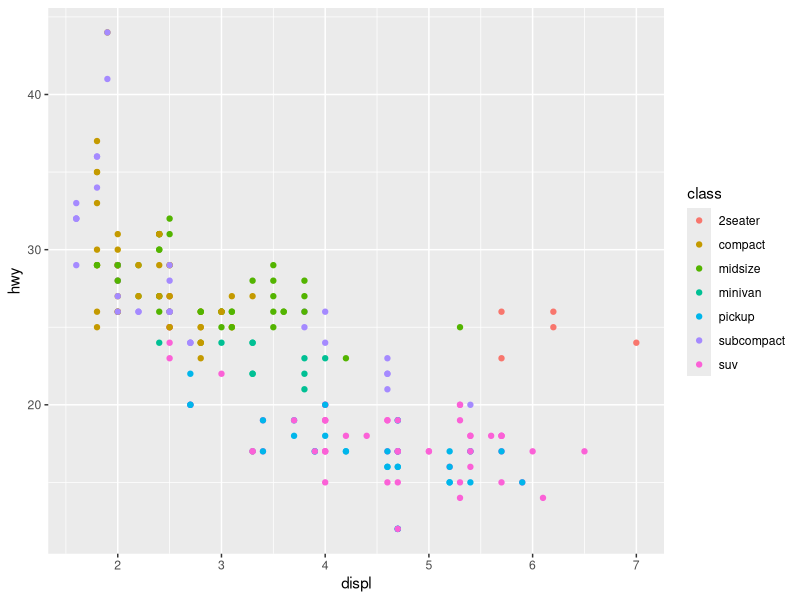
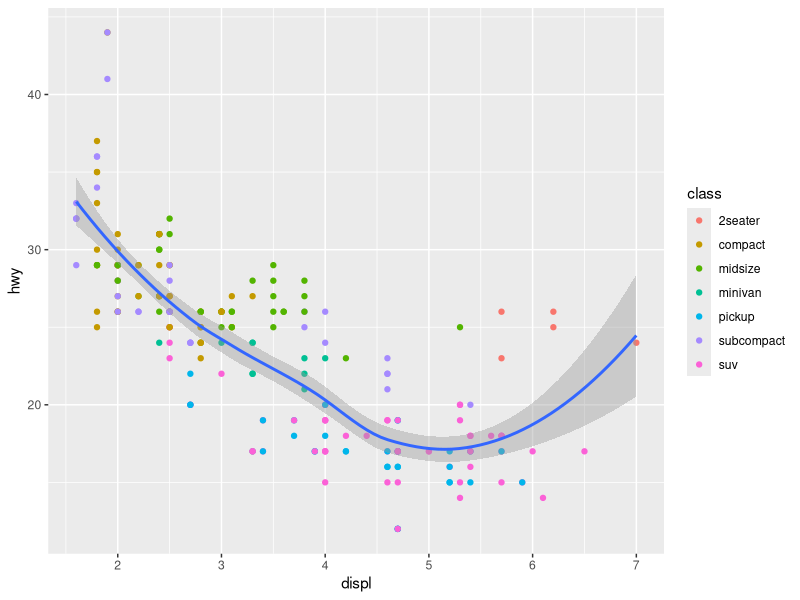
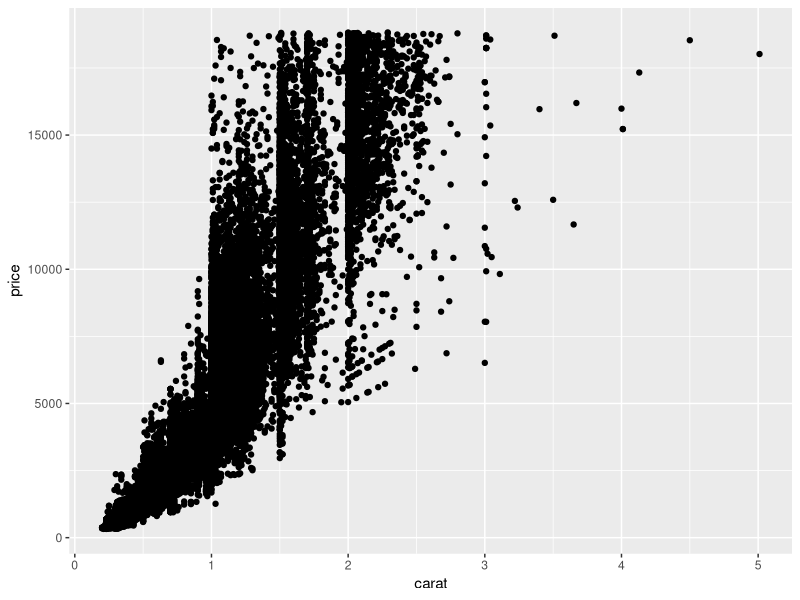
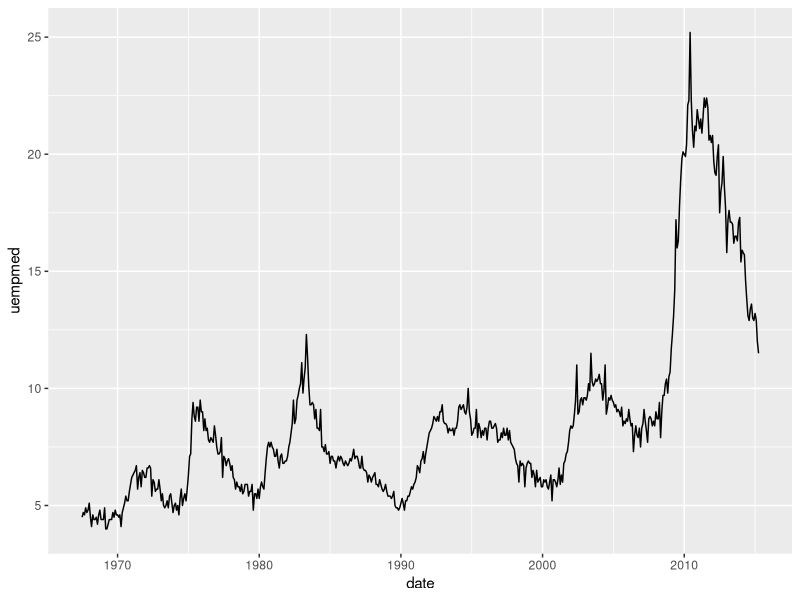
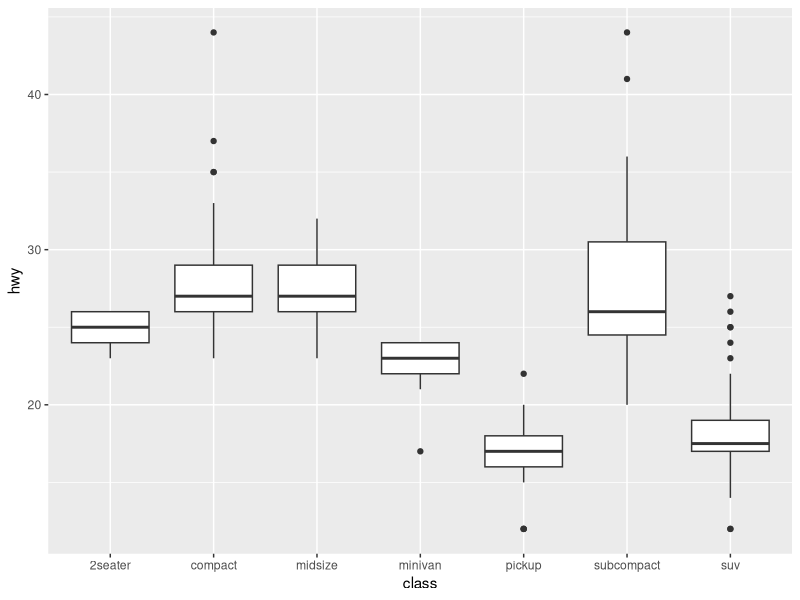

Write R code to recreate these figures, in order.
# exercises for the life coding session
library(tidyverse)


# Aesthetics --------------------------------------------------------------

# In our first example, we mapped class to the color aesthetic, 
# but we could have mapped class to the size aesthetic in the same way. 
# In this case, the exact size of each point would reveal its class affiliation. 
# Try to map class to the size aesthetic. Is it a good idea?
###
ggplot(data = mpg) + 
  geom_point(mapping = aes(x = displ, y = hwy, colour = class))
###

# Or you could have mapped class to the alpha aesthetic, 
# which controls the transparency of the points, 
# or to the shape aesthetic, which controls the shape of the points. Try both. What 
# happens to the symbol for SUVs?
###

###

# What happens when you map a level to an aesthetic outside of aes()?
###

###


# Map a continuous variable to color, size, and shape. 
# How do these aesthetics behave differently for categorical vs. continuous variables?
###

###

# What happens if you map an aesthetic to something other than a variable name, 
# like aes(colour = displ < 5)? Note, you'll also need to specify x and y.
###

###


# Can you set the aesthetics to a variable not included in the plot
###

###


# Facetting ---------------------------------------------------------------

# What happens if you try to facet by a continuous variable like hwy? 
###

###

# Use facetting to explore the 3-way relationship between fuel economy, engine size, 
# and number of cylinders. 
###

###



# Geometries --------------------------------------------------------------

# An important argument to geom_smooth() is the method, which allows you to choose 
# which type of model is used to fit the smooth curve.
# Look into the documentation and change the method in our plot to a linear model. 
###

###

# Can you overwrite the data argument in a subsequent geom? 
# Filter the mpg dataset for the subcompact cars within geom_smooth to display only a 
# subset of the data. 
###
ggplot(data = mpg, mapping = aes(x = displ, y = hwy)) + 
  geom_point(mapping = aes(color = class)) + 
  geom_smooth()
###

# In the previous plot, can you colour the points based on the y-axis, such as points
# above 30 get a different colour than points below.
# I don't like the legend, can you remove it?
###

###

# What is the problem with the following plot. Use geom_bin2d to solve it.
###
ggplot(data = diamonds) +
  geom_point(mapping = aes(x = carat, y = price))
###

# Take the line plot and place thick wite line below the geom_line at uempmed = 10. 
###
ggplot(economics, aes(x = date, y = uempmed)) + 
  geom_line() 
###

# One challenge with the following plot is that the ordering
# of class is alphabetical, which is not terribly useful. 
# How could you change the factor levels to be more informative?
###
ggplot(mpg, aes(class, hwy)) + geom_boxplot()
###
